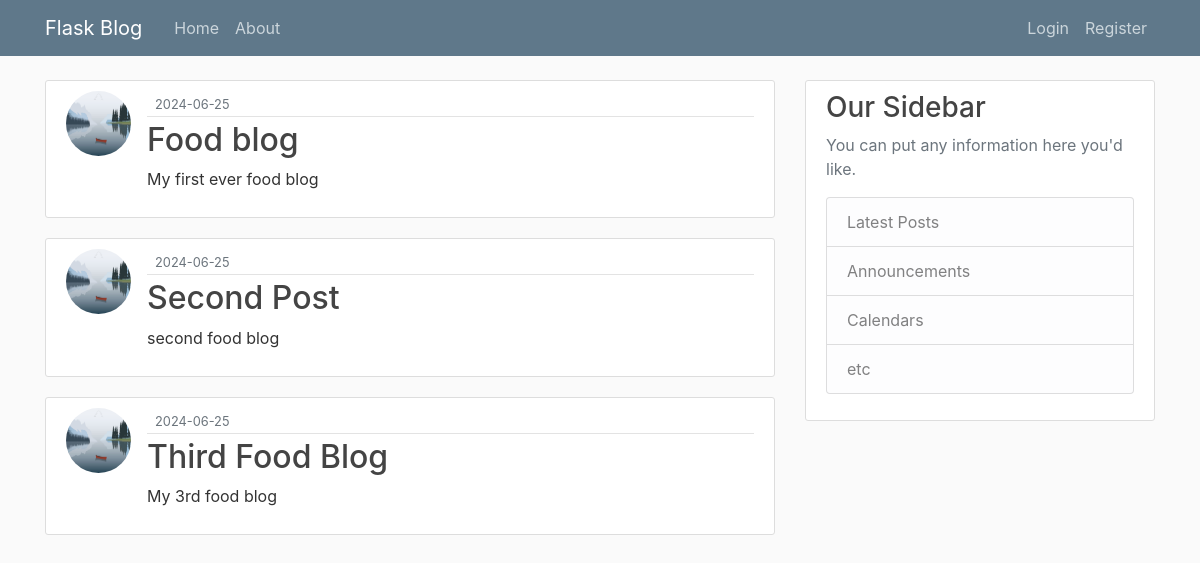
Page /home on the earlier database version.
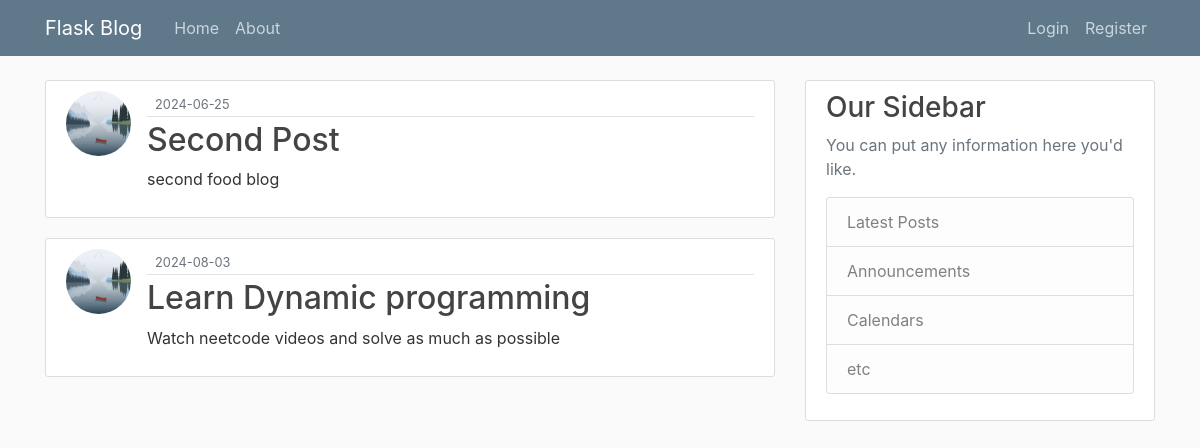
Same page on the later database version.
### flaskBlog/models.py (models this page shows, shortened)
class Post(db.Model):
    id = db.Column(db.Integer, primary_key=True)
    title = db.Column(db.String(100), nullable=False)
    date_posted = db.Column(db.DateTime, nullable=False, default=datetime.utcnow)
    content = db.Column(db.Text, nullable=False)
    user_id = db.Column(db.Integer, db.ForeignKey('user.id'), nullable=False)

### flaskBlog/routes.py (the view)
@app.route("/")
@app.route("/home")
def home():
    with app.app_context():
        posts = Post.query.all()
    return render_template('home.html', title='Home', posts=posts)

### flaskBlog/templates/home.html (shortened to what this page needs)
{% extends "layout.html" %}
{% block content %}
    {% for post in posts %}
        <article class="media content-section">
          <img class="rounded-circle article-img" src="static/profile_pics/default.jpg">
          <div class="media-body">
            <div class="article-metadata">
              <small class="text-muted">{{ post.date_posted.strftime('%Y-%m-%d')}}</small>
            </div>
            <h2><a class="article-title" href="{{ url_for('post', post_id=post.id)}}">{{ post.title }}</a></h2>
            <p class="article-content">{{ post.content }}</p>
          </div>
        </article>
    {% endfor %}
{% endblock content %}

### flaskBlog/templates/layout.html (shortened to what this page needs)
<!DOCTYPE html>
<html>
<head>
    <link rel="stylesheet" href="https://maxcdn.bootstrapcdn.com/bootstrap/4.0.0/css/bootstrap.min.css">
    <link rel="stylesheet" type="text/css" href="{{ url_for('static', filename='main.css') }}">
</head>
<body>
    <header class="site-header">
      <nav class="navbar navbar-expand-md navbar-dark bg-steel fixed-top">
        <div class="container">
          <a class="navbar-brand mr-4" href="/">Flask Blog</a>
          <div class="collapse navbar-collapse" id="navbarToggle">
            <div class="navbar-nav mr-auto">
              <a class="nav-item nav-link" href="{{ url_for('home') }}">Home</a>
              <a class="nav-item nav-link" href="{{ url_for('about') }}">About</a>
            </div>
            <div class="navbar-nav">
              {% if current_user.is_authenticated %}
                <a class="nav-item nav-link" href="{{ url_for('new_post') }}">New Post</a>
                <a class="nav-item nav-link" href="{{ url_for('account') }}">Account</a>
                <a class="nav-item nav-link" href="{{ url_for('logout') }}">Logout</a>
              {% else %}
                <a class="nav-item nav-link" href="{{ url_for('login') }}">Login</a>
                <a class="nav-item nav-link" href="{{ url_for('register') }}">Register</a>
              {% endif %}
            </div>
          </div>
        </div>
      </nav>
    </header>
    <main role="main" class="container">
      <div class="row">
        <div class="col-md-8">
          {% block content %}{% endblock %}
        </div>
        <div class="col-md-4">
          <div class="content-section">
            <h3>Our Sidebar</h3>
            <p class='text-muted'>You can put any information here you'd like.
              <ul class="list-group">
                <li class="list-group-item list-group-item-light">Latest Posts</li>
                <li class="list-group-item list-group-item-light">Announcements</li>
                <li class="list-group-item list-group-item-light">Calendars</li>
                <li class="list-group-item list-group-item-light">etc</li>
              </ul>
            </p>
          </div>
        </div>
      </div>
    </main>
</body>
</html>

### flaskBlog/static/main.css (style rules this page uses)
body { background: #fafafa; color: #333333; margin-top: 5rem; }
h1, h2, h3, h4, h5, h6 { color: #444444; }
.bg-steel { background-color: #5f788a; }
.site-header .navbar-nav .nav-link { color: #cbd5db; }
.content-section { background: #ffffff; padding: 10px 20px; border: 1px solid #dddddd; border-radius: 3px; margin-bottom: 20px; }
.article-title { color: #444444; }
.article-content { white-space: pre-line; }
.article-img { height: 65px; width: 65px; margin-right: 16px; }
.article-metadata { padding-bottom: 1px; margin-bottom: 4px; border-bottom: 1px solid #e3e3e3 }

Differences in the rows shown:
removed Post: date_posted "2024-06-25", title "Food blog", content "My first ever food blog"
removed Post: date_posted "2024-06-25", title "Third Food Blog", content "My 3rd food blog"
added Post: date_posted "2024-08-03", title "Learn Dynamic programming", content "Watch neetcode videos and solve as much as possible"
